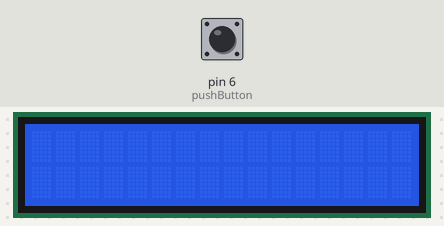
Recording of a sketch running on a simulated Arduino Uno, built with avr-gcc and run on an emulated ATmega328P. Parts: 16×2 character LCD. The inputs (shaded band) are chosen by the test bench; at power-on: pin 6 (pushButton) HIGH.

Above: at 1.2 s.
1.3 s: pin 6 (pushButton) pulled LOW for 0.15 s
At 1.9 s:
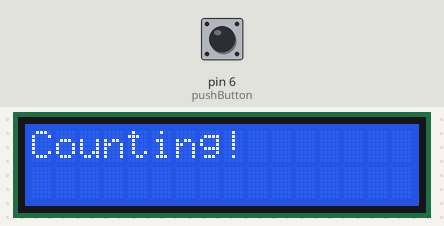
2.9 s: pin 6 (pushButton) pulled LOW for 1 s
At 3.7 s:
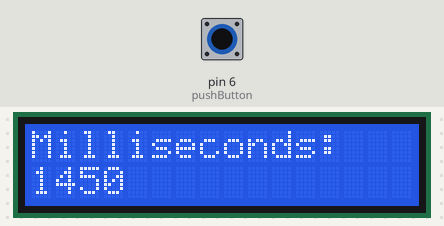
5.4 s: pin 6 (pushButton) pulled LOW for 0.15 s
At 5.47 s:
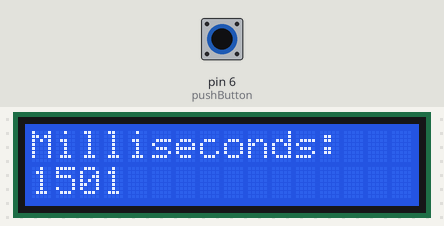
7.0 s: pin 6 (pushButton) pulled LOW for 3.2 s
At 8.0 s:
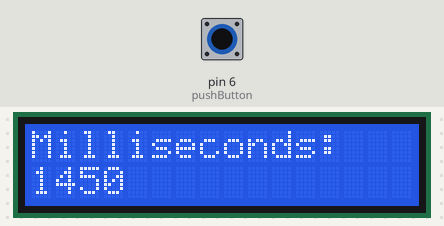
Timing chart, 0 to 10.0 s (numbered marks = the images above; inputs shaded):
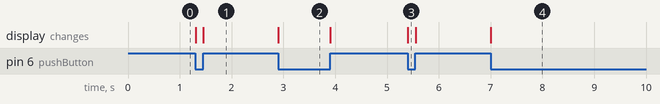

Measured:
- after the input at 1.3 s, the display: first changes at once (image 1 shows a later state)
- after the input at 2.9 s, the display: changes at once (image 2)
- after the input at 5.4 s, the display: changes at once (image 3)
- after the input at 7.0 s, the display: changes at once (image 4)

The sketch:

Morse.ino
```cpp
#include <LiquidCrystal.h>
#define BUTTON_ON 1
#define BUTTON_OFF 0
#define MORSE_TIME_UNIT 100 // A single morse time unit

const int pushButton = 6;
const int rs = 12, en = 11, d4 = 5, d5 = 4, d6 = 3, d7 = 2;
LiquidCrystal lcd(rs, en, d4, d5, d6, d7);

int previousButtonState;
long currentStateBegan = 0;

void setup() {
  lcd.begin(16, 2);
  pinMode(pushButton, INPUT);
  previousButtonState = digitalRead(pushButton);
}

void loop() {
  int buttonState = digitalRead(pushButton);

  if (previousButtonState != buttonState) {
    lcd.clear();
    if (buttonState == BUTTON_ON) {
      writeTop("Counting!");
    } else {
      writeTop("Milliseconds:");
      char count[40];
      sprintf(count,"%lu", currentStateDuration());
      writeBottom(count);
    }

    currentStateBegan = millis();
    previousButtonState = buttonState;
  }
}

long currentStateDuration() {
  return millis() - currentStateBegan;
}

void writeTop(String message) {
  lcd.setCursor(0, 0);
  lcd.print(message);
}

void writeBottom(String message) {
  lcd.setCursor(0, 1);
  lcd.print(message);
}
```
